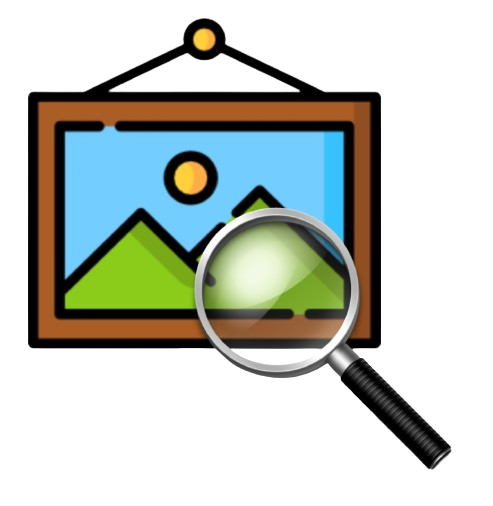
#> input picture hyprimage.png, 493 x 506 px, given in place of output.jpg, which was not available
$ python hyprimage.py hyprimage.png hyprimage.png
#> lines starting #> are read from the running program, lines starting #| are printed output that depends on the picture; pictures that were not available may be replaced by others from this repository, and a replacement may not be noted
### generate_image.py
from PIL import Image, ImageDraw

def create_palette_image(colors, filename) :

    image = Image.new("RGB", (730, 110), color="#28231D")
    draw = ImageDraw.Draw(image)

    rectangles = [
        (10, 10, 90, 50),
        (100, 10, 180, 50),
        (190, 10, 270, 50),
        (280, 10, 360, 50),
        (370, 10, 450, 50),
        (460, 10, 540, 50),
        (550, 10, 630, 50),
        (640, 10, 720 ,50),
        (10, 60, 90, 100),
        (100, 60, 180, 100),
        (190, 60, 270, 100),
        (280, 60, 360, 100),
        (370, 60, 450, 100),
        (460, 60, 540, 100),
        (550, 60, 630, 100),
        (640, 60, 720 ,100)
    ]

    for color, rect in zip(colors, rectangles):
        draw.rectangle(rect, fill=color)

    image.save(f"{filename}.png")

### hyprimage.py
from PIL import Image
from collections import Counter
import cv2, subprocess, sys, os, json, random, string

from generate_image import create_palette_image

def run_shell_command( command ) :
#> called with command = 'rm -rf palettes && mkdir palettes'
    subprocess.run(command, shell = True)
#> (this line was passed over: subprocess is not available in this run)

def rgb_to_hex(rgb):
    #Converting a rgb code tuple into a hex code
    return "#" + format(rgb[0], '02x') + format(rgb[1], '02x') + format(rgb[2], '02x')

def hex_to_rgb(hex_code):
    #Converting a hex color code to an RGB tuple
    hex_code = hex_code.lstrip('#')
    return tuple(int(hex_code[i:i+2], 16) for i in (0, 2, 4))

def reduce_quality(image, quality_rate) :
    #Because there will be less colors on the image and save it as "output.jpg"

    #copying the image to this path
    run_shell_command(f"cp {image} .")
    jpgimg, filesave = "", ""
    for file in os.listdir() :
        if file in image :
            jpgimg = file
            filesave = file

    if "png" in jpgimg :
        #replacing the extension with "jpg" ( only with "jpg" works )
        jpgimg = jpgimg.replace("png", "jpg")

    run_shell_command(f"cp {filesave} output.jpg")
    #reading the image in cv2'
    img = cv2.imread("output.jpg")

    #compresing the image quality ( argument 2 )
    compression_params = [cv2.IMWRITE_JPEG_QUALITY, quality_rate]
    cv2.imwrite("output.jpg", img, compression_params)
    run_shell_command(f"rm {filesave}")

def mix_colors(color1, color2):
    #160042, #ffffff -> #8a7fa0
    rgb1 = hex_to_rgb(color1)
    rgb2 = hex_to_rgb(color2)
    mixed_rgb = tuple((c1 + c2) // 2 for c1, c2 in zip(rgb1, rgb2))
    return rgb_to_hex(mixed_rgb)

def edit_json(element, content) :
    #adding the lists of colors is a json to get them later
    data = ""
    with open("palettes.json", "r") as f :
        data = json.load(f)

    data[element] = content

    with open("palettes.json", "w") as f:
        json.dump(data, f)

def main(image) :
    # Each "main()" function will generate 2 palettes

#> called with image = 'hyprimage.png'
    red_max = []          # The max value of Red
    green_max = []        # The max value of Green
    blue_max = []         # The max value of Blue
    folder_name = ""      # Folder name

    # The names of the palettes to move in a folder
    name1 = str(random.randint(1, 1000))
    name2 = str(random.randint(1, 1000))

    boolean = False
    for file in os.listdir() :
        if file == "output.jpg" :
            boolean = True

    if not boolean :
        run_shell_command(f"cp {image} .")

    name = ""
    for file in os.listdir() :
        if file in image : name = file

    run_shell_command(f"mv {name} output.jpg")

    img = Image.open("output.jpg")
#> img is the input picture: PIL image 493x506 RGBA; mean R, G, B, A 40.2, 46.4, 39.2, 102.1
    #converting the image to RBB
    image_rgb = img.convert("RGB")
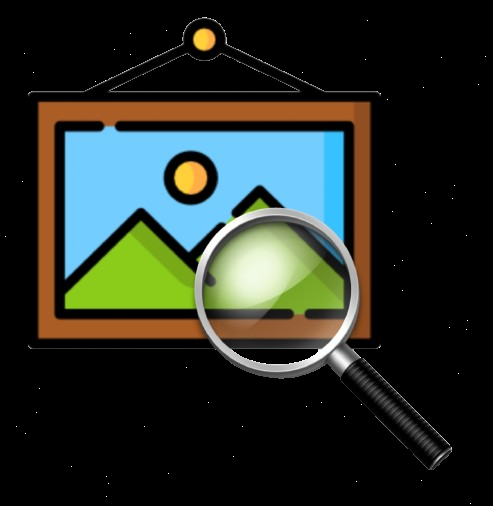
#> image_rgb: PIL image 493x506 RGB; mean R, G, B 40.2, 46.4, 39.2

    # List of colors in the image
    colors = list(image_rgb.getdata())
#> colors = 249458 items

    # Counting colors
    color_counts = Counter(colors)
#> color_counts = 16483 items

    # Selecting the most 9 common colors from the imaglist
    top_colors = color_counts.most_common(9)
#> top_colors = [((0, 0, 0), 152752), ((115, 205, 255), 11987), ((139, 204, 26), 3369), ((0, 1, 0), 1775), ((0, 0, 2), 1391), ((114, 206, 255), 1165), ((170, 93, 37), 1109), ((1, 0, 0), 1060), ((170, 94, 36), 1016)]

    # Adding each color to the lists they have the most shade ( red, green or blue )
    for color, count in top_colors:

        # This will detete all the colors with the same number of red, green and blue.
        # The colors selected will be < 9 because we alse delete white, which we will add sooner
        if color[0] != color[1] != color[2] :

            # Sorting the colors based on what is the most used RGB color in them
            if color.index(max(color)) == 0 :
                red_max.append(color)

            elif color.index(max(color)) == 1 :
                green_max.append(color)

            else :
                green_max.append(color)
#> this loop made 9 passes
#> (color, count) on passes 1 to 9: ((0, 0, 0), 152752), ((115, 205, 255), 11987), ((139, 204, 26), 3369), ((0, 1, 0), 1775), ((0, 0, 2), 1391), ((114, 206, 255), 1165), ((170, 93, 37), 1109), ((1, 0, 0), 1060), ((170, 94, 36), 1016)
#> after the loop, green_max = [(115, 205, 255), (139, 204, 26), (0, 1, 0), (114, 206, 255)]; red_max = [(170, 93, 37), (170, 94, 36)]

    # Making a list with the previsious lists of rgb
    rgb_max = [ red_max, green_max, blue_max ]
#> rgb_max = [[(170, 93, 37), (170, 94, 36)], [(115, 205, 255), (139, 204, 26), (0, 1, 0), (114, 206, 255)], []]
    final_list = []

    # Sorting the colors by their rgb sum and replacing them with their hex code
    for i in range(0, len(rgb_max)) :
        rgb_max[i] = sorted(rgb_max[i], key=lambda x: x[0])

        for color in range(0, len(rgb_max[i])) :
            rgb_max[i][color] = rgb_to_hex(rgb_max[i][color])

        for color in rgb_max[i] :
            final_list.append(color)
#> this loop made 3 passes
#> after the loop, final_list = ['#aa5d25', '#aa5e24', '#000100', '#72ceff', '#73cdff', '#8bcc1a']; rgb_max = [['#aa5d25', '#aa5e24'], ['#000100', '#72ceff', '#73cdff', '#8bcc1a'], []]

    # If the list in full, that means there are many colors close in density.
    # So we will delete them from the middle
    if len(final_list) == 9 :
        final_list.remove(final_list[2])
        final_list.remove(final_list[4])

    # If the list isn'n complete and lower or equal to 7 we add the white
    # color to get also a lighter shade.
    if len(final_list) <= 7 :
        final_list.append("#ffffff")
        nr = len(final_list) - 1
#> nr = 6
        final_list.insert(nr, mix_colors(final_list[nr - 1], final_list[nr]))

    # Adding more colors between the colors
    nr = int(len(final_list) / 2)
#> nr = 4
    while len(final_list) < 9 :
        mixed_color = mix_colors(final_list[nr - 1], final_list[nr])
        final_list.insert(nr, mixed_color)

        nr -= 1
#> this loop made 1 pass
#> (rgb1 in mix_colors, rgb2 in mix_colors, mixed_rgb in mix_colors, mixed_color, nr) on pass 1: ((114, 206, 255), (115, 205, 255), (114, 205, 255), '#72cdff', 3)
#> after the loop, final_list = ['#aa5d25', '#aa5e24', '#000100', '#72ceff', '#72cdff', '#73cdff', '#8bcc1a', '#c5e58c', '#ffffff']; nr = 3

    # Making 2 more palettes for more shades
    dark_palette = [mix_colors(col,"#000000") for col in final_list]
#> dark_palette = ['#552e12', '#552f12', '#000000', '#39677f', '#39667f', '#39667f', '#45660d', '#627246', '#7f7f7f']
    light_palette = [mix_colors(col, mix_colors(col, "#ffffff")) for col in final_list]
#> light_palette = ['#bf855b', '#bf865a', '#3f403f', '#95daff', '#95d9ff', '#96d9ff', '#a8d853', '#d3eba8', '#ffffff']

    final_list.pop()
    dark_palette.pop()
    light_palette.pop()

    # Adding the lists in a JSON file
    edit_json(name1, final_list + dark_palette)
#> (reads palettes.json from the repository)
    edit_json(name2, light_palette + final_list)

    # Creating the palettes
    create_palette_image(final_list + dark_palette, name1)
#> in create_palette_image, `image = Image.new("RGB", (730, 110), color="#28231D")`:
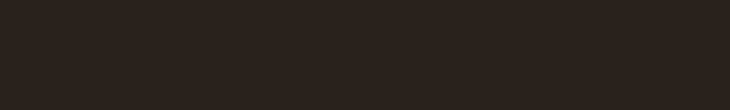
#> image: PIL image 730x110 RGB; mean R, G, B 40, 35, 29
#> the loop in create_palette_image, `for color, rect in zip(colors, rectangles):` made 16 passes
#> (color, rect) on passes 1 to 12: ('#aa5d25', (10, 10, 90, 50)), ('#aa5e24', (100, 10, 180, 50)), ('#000100', (190, 10, 270, 50)), ('#72ceff', (280, 10, 360, 50)), ('#72cdff', (370, 10, 450, 50)), ('#73cdff', (460, 10, 540, 50)), ('#8bcc1a', (550, 10, 630, 50)), ('#c5e58c', (640, 10, 720, 50)), ('#552e12', (10, 60, 90, 100)), ('#552f12', (100, 60, 180, 100)), ('#000000', (190, 60, 270, 100)), ('#39677f', (280, 60, 360, 100))
#> in create_palette_image, `image.save(f"{filename}.png")`:
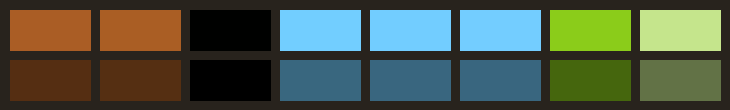
#> saved as 865.png: PIL image 730x110 RGB; mean R, G, B 76.7, 88.5, 72
    create_palette_image(light_palette + final_list, name2)
#> call 2 of create_palette_image, with filename = '395'
#> the loop in create_palette_image (call 2), `for color, rect in zip(colors, rectangles):` made 16 passes
#> (color, rect) on passes 1 to 12: ('#bf855b', (10, 10, 90, 50)), ('#bf865a', (100, 10, 180, 50)), ('#3f403f', (190, 10, 270, 50)), ('#95daff', (280, 10, 360, 50)), ('#95d9ff', (370, 10, 450, 50)), ('#96d9ff', (460, 10, 540, 50)), ('#a8d853', (550, 10, 630, 50)), ('#d3eba8', (640, 10, 720, 50)), ('#aa5d25', (10, 60, 90, 100)), ('#aa5e24', (100, 60, 180, 100)), ('#000100', (190, 60, 270, 100)), ('#72ceff', (280, 60, 360, 100))
#> in create_palette_image (call 2), `image.save(f"{filename}.png")`:
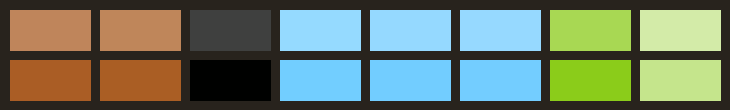
#> saved as 395.png: PIL image 730x110 RGB; mean R, G, B 108.3, 122.3, 103.4

if __name__ == "__main__" :

    image_selected = sys.argv[1]

    match image_selected :
        case "-p" :
            pal_name = sys.argv[2]
            from ch_palette import change_config
            change_config( pal_name, "kitty")

        case _ :
            run_shell_command("rm -rf palettes && mkdir palettes")

            main(image_selected)
            run_shell_command("rm output.jpg")

            reduce_quality(image_selected, 10)
            main(image_selected)
            run_shell_command("rm output.jpg")

            reduce_quality(image_selected, 5)
            main(image_selected)
            run_shell_command("rm output.jpg")

            reduce_quality(image_selected, 0)
            main(image_selected)
            run_shell_command("rm output.jpg")

            for img in os.listdir() :
                if ".png" in img :
                    if img != "hyprimage.png" :
                        run_shell_command(f"mv {img} palettes")
#> (the run stopped early here; a loop or call above may not have finished)
